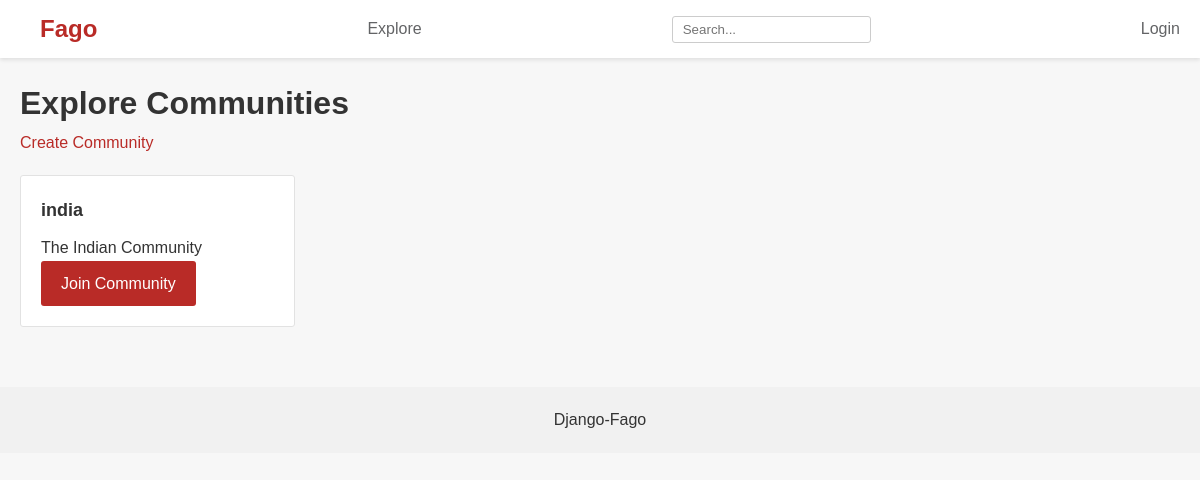
Page /c/explore/ on the earlier database version.
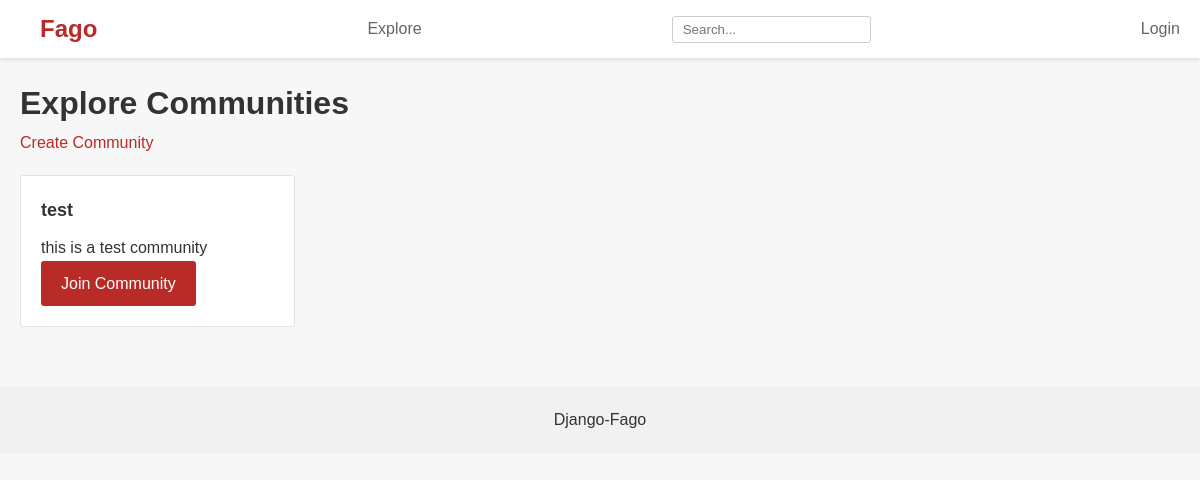
Same page on the later database version.
### communities/models.py (models this page shows, shortened)
class Community(models.Model):
    name = models.CharField(max_length=100, unique=True)
    description = models.TextField()
    owner = models.ForeignKey(User, on_delete=models.SET_NULL, null=True)
    members = models.ManyToManyField(User, related_name='communities')

### communities/views.py (the view)
# urls.py: path('explore/', views.explore, name='explore-communities'),
def explore(request):
    communities = Community.objects.all()
    context = {
        'communities': communities
    }
    return render(request, 'communities/explore.html', context=context)

### communities/templates/communities/explore.html (shortened to what this page needs)
{% extends 'posts/base.html' %}
{% block content %}
<main class="container">
    <h1>Explore Communities</h1><a href="{% url 'create-community' %}" class="hi">Create Community</a>
    <div class="communities">
        {% for community in communities %}
        <div class="community-card">
            <h2>{{ community.name }}</h2>
            <p>{{ community.description }}</p>
                {% if community in user.communities.all %}
                <a href="{% url 'community' community.name %}" class="btn">View</a>
                {% else %}
                <a href="{% url 'join-community' community.name %}" class="btn">Join Community</a>
                {% endif %}
        </div>
        {% endfor %}
    </div>
</main>
{% endblock %}

Differences in the rows shown:
removed Community: name "india", description "The Indian Community"
added Community: name "test", description "this is a test community"
